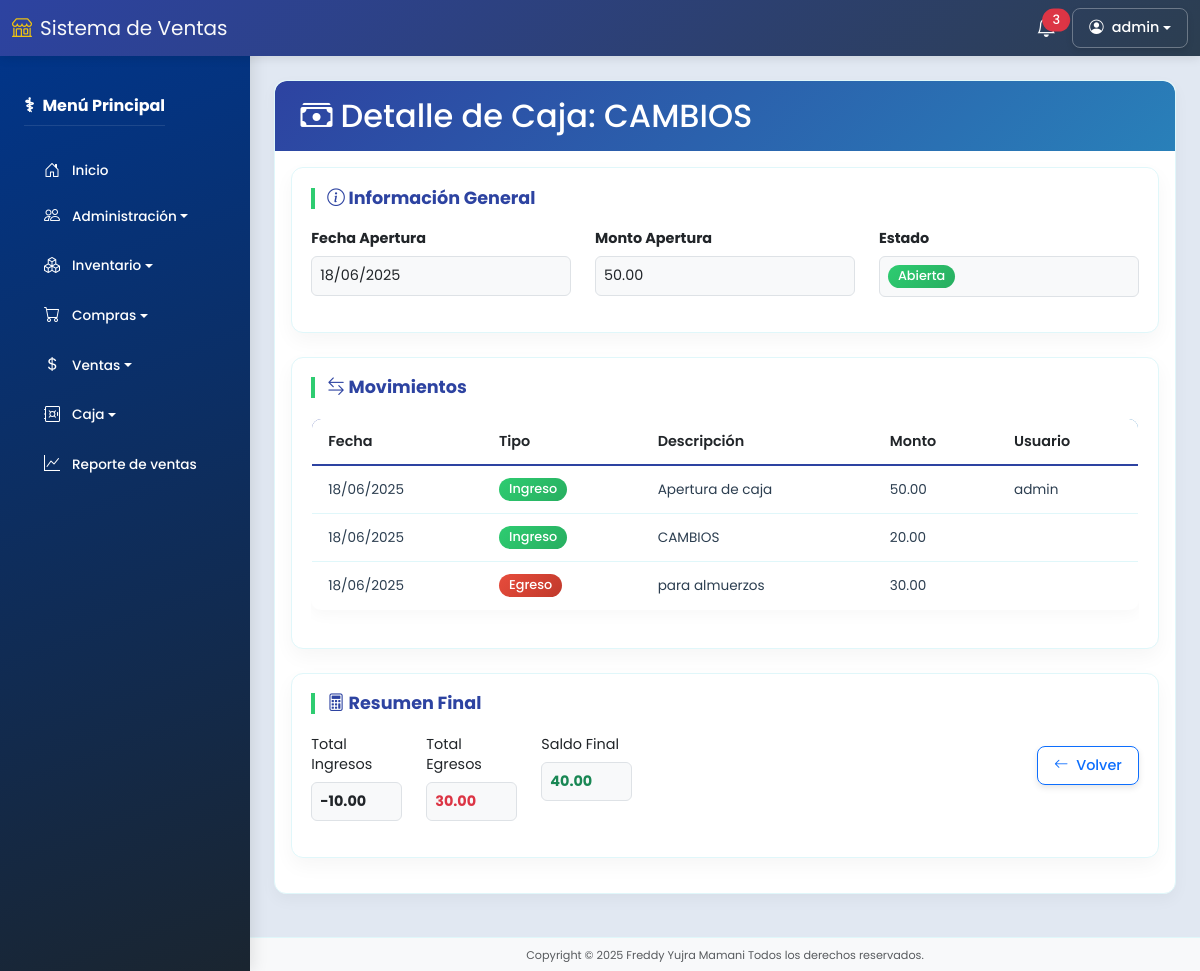
Page /cajas/1 (signed in) on the committed database.
### models/usuario_model.py (models this page shows, shortened)
class Usuario(db.Model):
    __tablename__ = "usuarios"
    id = db.Column(db.Integer, primary_key=True)
    imagen = db.Column(db.String(255), nullable=True)
    nombres = db.Column(db.String(255), nullable=False)
    apellidos = db.Column(db.String(150), nullable=False)
    carnet = db.Column(db.String(15), nullable=False)
    nacimiento = db.Column(db.Date, nullable=False)
    telefono = db.Column(db.String(15), nullable=False)
    email = db.Column(db.String(255), nullable=False, unique=True)
    usuario = db.Column(db.String(150), nullable=False, unique=True)
    password = db.Column(db.String(255), nullable=False)
    remember_token = db.Column(db.String(100), nullable=True)
    created_at = db.Column(db.DateTime, default=datetime.utcnow)
    updated_at = db.Column(db.DateTime, default=datetime.utcnow, onupdate=datetime.utcnow)
    deleted_at = db.Column(db.DateTime, nullable=True)
    rol_id = db.Column(db.Integer, db.ForeignKey('roles.id'))
    rol = db.relationship('Rol', backref='usuarios')
    @property
    def is_authenticated(self):
        return True
    def is_admin(self):
        return self.rol and self.rol.name == 'Administrador'

### models/caja_model.py (models this page shows, shortened)
class Caja(db.Model):
    __tablename__ = "cajas"
    id = db.Column(db.Integer, primary_key=True)
    usuario_id = db.Column(db.Integer, db.ForeignKey('usuarios.id'), nullable=False)
    descripcion = db.Column(db.String(255), nullable=False)
    fecha_apertura = db.Column(db.Date, default=datetime.utcnow)
    fecha_cierre = db.Column(db.Date)
    monto_apertura = db.Column(db.DECIMAL(10, 2), default=0.0)
    monto_cierre = db.Column(db.DECIMAL(10, 2))
    created_at = db.Column(db.DateTime, default=datetime.utcnow)
    updated_at = db.Column(db.DateTime, default=datetime.utcnow, onupdate=datetime.utcnow)
    deleted_at = db.Column(db.DateTime)
    usuario = db.relationship('Usuario')
    movimientos = db.relationship('MovimientoCaja', backref='caja')
    @staticmethod
    def get_by_id(id):
        return Caja.query.get(id)
    def calcular_total(self):
        total = 0.0
        for movimiento in self.movimientos:
            monto = float(movimiento.monto or 0)
            if movimiento.tipo == 'ingreso':
                total += monto
            elif movimiento.tipo == 'egreso':
                total -= monto
        return total
    def calcular_ganancia(self):
        return self.calcular_total() - float(self.monto_apertura or 0)

### models/movimiento_caja_model.py (models this page shows, shortened)
class MovimientoCaja(db.Model):
    __tablename__ = "cajas_movimientos"
    TIPOS = ['ingreso', 'egreso']
    id = db.Column(db.Integer, primary_key=True)
    caja_id = db.Column(db.Integer, db.ForeignKey('cajas.id'), nullable=False)
    usuario_id = db.Column(db.Integer, db.ForeignKey('usuarios.id'))
    tipo = db.Column(db.String(20), nullable=False)
    monto = db.Column(db.DECIMAL(10, 2), nullable=False)
    fecha = db.Column(db.Date, default=datetime.utcnow().date())
    descripcion = db.Column(db.String(255))
    created_at = db.Column(db.DateTime, default=datetime.utcnow)
    updated_at = db.Column(db.DateTime, default=datetime.utcnow, onupdate=datetime.utcnow)
    deleted_at = db.Column(db.DateTime)
    usuario = db.relationship('Usuario')
    @staticmethod
    def get_by_caja(caja_id):
        return MovimientoCaja.query.filter_by(caja_id=caja_id, deleted_at=None).all()

### controllers/caja_controller.py (the view)
@caja_bp.route('/<int:id>')
@permission_required('ver_cajas')
def detail(id):
    caja = Caja.get_by_id(id)
    if not caja:
        flash('Caja no encontrada', 'danger')
        return redirect(url_for('caja.index'))
    movimientos = MovimientoCaja.get_by_caja(id)
    total_ingresos = MovimientoCaja.query.with_entities(
        func.coalesce(func.sum(MovimientoCaja.monto), 0.0)
    ).filter_by(
        caja_id=id,
        tipo='ingreso'
    ).scalar()
    total_egresos = MovimientoCaja.query.with_entities(
        func.coalesce(func.sum(MovimientoCaja.monto), 0.0)
    ).filter_by(
        caja_id=id,
        tipo='egreso'
    ).scalar()
    return render_template(
        'cajas/detail.html',
        caja=caja,
        movimientos=movimientos,
        total_ingresos=total_ingresos,
        total_egresos=total_egresos
    )

### templates/cajas/detail.html (shortened to what this page needs)
{% extends "base.html" %}
{% block content %}
<div class="card">
  <div class="card-header-unified">
    <h2 class="mb-0"><i class="bi bi-cash-stack me-2"></i>Detalle de Caja: {{ caja.descripcion }}</h2>
  </div>
  <div class="card-body">
    <div class="content-card mb-4">
      <h5 class="medical-title"><i class="bi bi-info-circle"></i> Información General</h5>
      <div class="row">
        <div class="col-md-4 mb-3">
          <label class="form-label fw-bold">Fecha Apertura</label>
          <div class="form-control-plaintext border rounded p-2 bg-light">
            {{ caja.fecha_apertura.strftime('%d/%m/%Y') }}
          </div>
        </div>
        <div class="col-md-4 mb-3">
          <label class="form-label fw-bold">Monto Apertura</label>
          <div class="form-control-plaintext border rounded p-2 bg-light">
            {{ "{:,.2f}".format(caja.monto_apertura) }}
          </div>
        </div>
        <div class="col-md-4 mb-3">
          <label class="form-label fw-bold">Estado</label>
          <div class="form-control-plaintext border rounded p-2 bg-light">
            {% if caja.fecha_cierre %}
              Cerrada el {{ caja.fecha_cierre.strftime('%d/%m/%Y') }}
            {% else %}
              <span class="badge badge-success">Abierta</span>
            {% endif %}
          </div>
        </div>
      </div>
    </div>
    <div class="content-card mb-4">
      <h5 class="medical-title"><i class="bi bi-arrow-left-right"></i> Movimientos</h5>
      <div class="table-responsive">
        <table class="table table-unified">
          <thead>
            <tr>
              <th>Fecha</th>
              <th>Tipo</th>
              <th>Descripción</th>
              <th>Monto</th>
              <th>Usuario</th>
            </tr>
          </thead>
          <tbody>
            {% for movimiento in movimientos %}
            <tr class="medical-transition">
              <td>{{ movimiento.fecha.strftime('%d/%m/%Y') }}</td>
              <td>
                {% if movimiento.tipo == 'ingreso' %}
                <span class="badge badge-success">Ingreso</span>
                {% else %}
                <span class="badge badge-danger">Egreso</span>
                {% endif %}
              </td>
              <td>{{ movimiento.descripcion }}</td>
              <td>{{ "{:,.2f}".format(movimiento.monto) }}</td>
              <td>{{ movimiento.usuario.nombres }}</td>
            </tr>
            {% else %}
            <tr>
              <td colspan="5" class="text-center">No hay movimientos registrados</td>
            </tr>
            {% endfor %}
          </tbody>
        </table>
      </div>
    </div>
    <div class="content-card">
      <div class="d-flex justify-content-between align-items-center">
        <div>
          <h5 class="medical-title"><i class="bi bi-calculator"></i> Resumen Final</h5>
          <div class="row">
            <div class="col-md-4 mb-3">
              <label class="form-label">Total Ingresos</label>
              <div class="form-control-plaintext border rounded p-2 bg-light fw-bold">
                {{ "{:,.2f}".format(caja.calcular_ganancia()) }}
              </div>
            </div>
            <div class="col-md-4 mb-3">
              <label class="form-label">Total Egresos</label>
              <div class="form-control-plaintext border rounded p-2 bg-light fw-bold text-danger">
                {{ "{:,.2f}".format(total_egresos) }}
              </div>
            </div>
            <div class="col-md-4 mb-3">
              <label class="form-label">Saldo Final</label>
              <div class="form-control-plaintext border rounded p-2 bg-light fw-bold text-success">
                {{ "{:,.2f}".format(caja.calcular_total()) }}
              </div>
            </div>
          </div>
        </div>
        <div>
          <a href="{{ url_for('caja.index') }}" class="btn btn-outline-primary">
            <i class="bi bi-arrow-left me-1"></i> Volver
          </a>
        </div>
      </div>
    </div>
  </div>
</div>
{% endblock %}

### templates/base.html (shortened to what this page needs)
<!DOCTYPE html>
<html lang="es" class="h-100">
<head>
  <link href="https://cdn.jsdelivr.net/npm/bootstrap@5.3.0/dist/css/bootstrap.min.css" rel="stylesheet" />
  <link rel="stylesheet" href="https://cdn.jsdelivr.net/npm/bootstrap-icons@1.10.0/font/bootstrap-icons.css" />
  <link rel="stylesheet" href="{{ url_for('static', filename='css/style.css') }}" />
</head>
<body class="d-flex flex-column">
  <nav class="navbar navbar-expand-lg fixed-top navbar-top">
    <div class="container-fluid">
      <a class="navbar-brand" href="{{ url_for('dashboard.index') }}">
        <i class="bi bi-shop me-2"></i>Sistema de Ventas
      </a>
      <div class="d-flex align-items-center ms-auto">
        <div class="dropdown me-3">
          <a href="#" class="position-relative text-white" data-bs-toggle="dropdown">
            <span class="position-absolute top-0 start-100 translate-middle badge rounded-pill bg-danger">
              3
            </span>
          </a>
        </div>
        <div class="dropdown">
          <button class="btn btn-custom-light dropdown-toggle d-flex align-items-center" type="button"
            data-bs-toggle="dropdown">
            <i class="bi bi-person-circle me-2"></i>
            <span>{{ current_user.usuario if current_user.is_authenticated else 'Invitado' }}</span>
          </button>
        </div>
      </div>
    </div>
  </nav>
  <div class="d-flex main-container overflow-hidden">
    <nav class="sidebar bg-dark text-white position-fixed" id="mainSidebar">
      <div class="p-4">
        <div class="d-flex justify-content-between align-items-center mb-4">
          <h5 class="fw-bold mb-0">Menú Principal</h5>
        </div>
        <a href="{{ url_for('dashboard.index') }}" class="sidebar-item text-white">
          <i class="bi bi-house-door me-2"></i> Inicio
        </a>
        <div class="mb-2">
          <button class="sidebar-item dropdown-toggle w-100 text-start text-white bg-transparent border-0" type="button"
            data-bs-toggle="collapse" data-bs-target="#adminSubmenu" aria-expanded="false">
            <i class="bi bi-people me-2"></i> Administración
          </button>
        </div>
        <div class="mb-2">
          <button class="sidebar-item dropdown-toggle w-100 text-start text-white bg-transparent border-0" type="button"
            data-bs-toggle="collapse" data-bs-target="#inventarioSubmenu" aria-expanded="false">
            <i class="bi bi-boxes me-2"></i> Inventario
          </button>
        </div>
        <div class="mb-2">
          <button class="sidebar-item dropdown-toggle w-100 text-start text-white bg-transparent border-0" type="button"
            data-bs-toggle="collapse" data-bs-target="#comprasSubmenu" aria-expanded="false">
            <i class="bi bi-cart me-2"></i> Compras
          </button>
        </div>
        <div class="mb-2">
          <button class="sidebar-item dropdown-toggle w-100 text-start text-white bg-transparent border-0" type="button"
            data-bs-toggle="collapse" data-bs-target="#ventasSubmenu" aria-expanded="false">
            <i class="bi bi-currency-dollar me-2"></i> Ventas
          </button>
        </div>
        <div class="mb-2">
          <button class="sidebar-item dropdown-toggle w-100 text-start text-white bg-transparent border-0" type="button"
            data-bs-toggle="collapse" data-bs-target="#cajaSubmenu" aria-expanded="false">
            <i class="bi bi-safe me-2"></i> Caja
          </button>
        </div>
        <a href="{{ url_for('reporte.reporte_ventas') }}" class="sidebar-item text-white">
          <i class="bi bi-graph-up me-2"></i> Reporte de ventas
        </a>
      </div>
    </nav>
    <div class="flex-grow-1 d-flex flex-column overflow-hidden">
      <main class="main-content flex-grow-1 p-4 overflow-auto">
        {% block content %}{% endblock %}
      </main>
      <footer class="footer bg-light text-center py-2">
        <small class="text-muted">Copyright © 2025 Freddy Yujra Mamani Todos los derechos reservados.</small>
      </footer>
    </div>
  </div>
</body>
</html>

### rows in the picture
Usuario: usuario "admin"
Caja: descripcion "CAMBIOS", fecha_apertura "18/06/2025", monto_apertura "50.00"
MovimientoCaja: fecha "18/06/2025", shows "Ingreso", descripcion "Apertura de caja", monto "50.00", usuario.nombres "admin", calcular_ganancia "-10.00", calcular_total "40.00"
MovimientoCaja: fecha "18/06/2025", shows "Ingreso", descripcion "CAMBIOS", monto "20.00"
MovimientoCaja: fecha "18/06/2025", shows "Egreso", descripcion "para almuerzos", monto "30.00"

### other values in the picture
{{ "{:,.2f}".format(total_egresos) }} "30.00"
